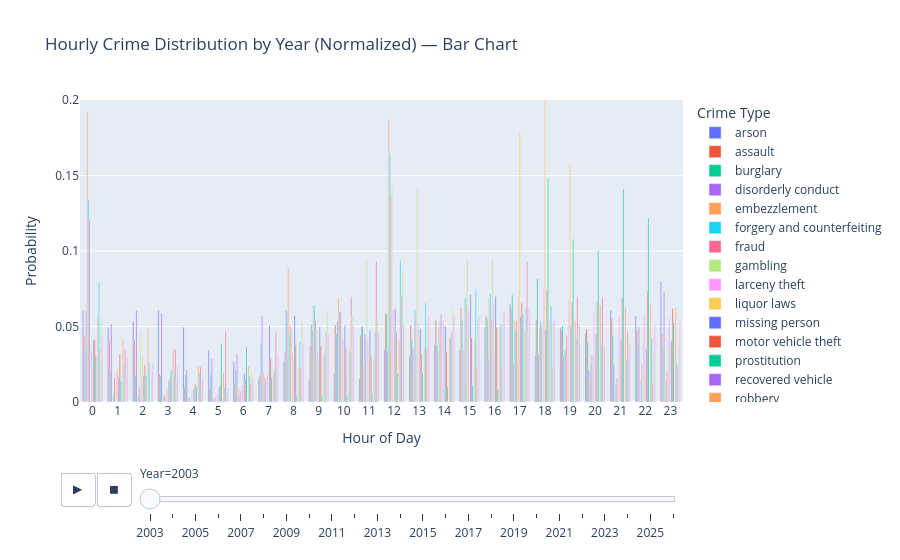

Notebook source saved alongside this figure:
### Markdown cell above
embezzelemnt, gambling, liquor laws, prostitution

### Code cell
# Animated Bar Chart
fig_bar = px.bar(
    yearly_hourly,
    x='Hour', y='NormalizedCount', color='Mapped Category',
    animation_frame='Year',
    barmode='group',
    title='Hourly Crime Distribution by Year (Normalized) — Bar Chart',
    labels={'NormalizedCount': 'Probability', 'Hour': 'Hour of Day', 'Mapped Category': 'Crime Type'},
    range_x=[-0.5, 23.5],
    range_y=[0, 0.2],
)

# Set initial visibility
for trace in fig_line.data:
    trace.visible = True if trace.name in SHOW_BY_DEFAULT else 'legendonly'

fig_bar.update_layout(
    legend=dict(orientation='v', yanchor='top', y=1, xanchor='left', x=1.02),
    margin=dict(r=200),
    xaxis=dict(tickmode='linear', tick0=0, dtick=1),
)
fig_bar.show()

### Figure 1 — Plotly figure (JSON) as saved in the notebook; plotly's stock layout.template omitted (floating-point values rounded to 4 significant figures)
{"data": [{"alignmentgroup": "True", "hovertemplate": "Crime Type=arson<br>Year=2003<br>Hour of Day=%{x}<br>Probability=%{y}<extra></extra>", "legendgroup": "arson", "marker": {"color": "#636efa", "pattern": {"shape": ""}}, "name": "arson", "offsetgroup": "arson", "orientation": "v", "showlegend": true, "textposition": "auto", "type": "bar", "x": [0, 1, 2, 3, 4, 5, 6, 7, 8, 9, 10, 11, 12, 13, 14, 15, 16, 17, 18, 19, 20, 21, 22, 23], "xaxis": "x", "y": [0.06084, 0.04943, 0.05323, 0.06084, 0.04943, 0.03422, 0.02662, 0.01521, 0.02662, 0.01521, 0.01901, 0.01521, 0.03422, 0.03042, 0.03802, 0.03422, 0.04943, 0.06464, 0.03042, 0.04943, 0.04563, 0.06084, 0.05703, 0.07985], "yaxis": "y"}, {"alignmentgroup": "True", "hovertemplate": "Crime Type=assault<br>Year=2003<br>Hour of Day=%{x}<br>Probability=%{y}<extra></extra>", "legendgroup": "assault", "marker": {"color": "#EF553B", "pattern": {"shape": ""}}, "name": "assault", "offsetgroup": "assault", "orientation": "v", "showlegend": true, "textposition": "auto", "type": "bar", "x": [0, 1, 2, 3, 4, 5, 6, 7, 8, 9, 10, 11, 12, 13, 14, 15, 16, 17, 18, 19, 20, 21, 22, 23], "xaxis": "x", "y": [0.04401, 0.04054, 0.04087, 0.01821, 0.009648, 0.008347, 0.01247, 0.01756, 0.03306, 0.03729, 0.05095, 0.04401, 0.05821, 0.05062, 0.0542, 0.06244, 0.05691, 0.06168, 0.0542, 0.04802, 0.04835, 0.05507, 0.04802, 0.04531], "yaxis": "y"}, {"alignmentgroup": "True", "hovertemplate": "Crime Type=burglary<br>Year=2003<br>Hour of Day=%{x}<br>Probability=%{y}<extra></extra>", "legendgroup": "burglary", "marker": {"color": "#00cc96", "pattern": {"shape": ""}}, "name": "burglary", "offsetgroup": "burglary", "orientation": "v", "showlegend": true, "textposition": "auto", "type": "bar", "x": [0, 1, 2, 3, 4, 5, 6, 7, 8, 9, 10, 11, 12, 13, 14, 15, 16, 17, 18, 19, 20, 21, 22, 23], "xaxis": "x", "y": [0.03479, 0.01937, 0.01739, 0.01739, 0.01829, 0.01811, 0.0208, 0.03909, 0.06061, 0.05128, 0.04501, 0.04985, 0.05881, 0.0416, 0.03748, 0.05469, 0.05505, 0.07083, 0.08141, 0.05056, 0.03963, 0.04339, 0.03819, 0.0364], "yaxis": "y"}, {"alignmentgroup": "True", "hovertemplate": "Crime Type=disorderly conduct<br>Year=2003<br>Hour of Day=%{x}<br>Probability=%{y}<extra></extra>", "legendgroup": "disorderly conduct", "marker": {"color": "#ab63fa", "pattern": {"shape": ""}}, "name": "disorderly conduct", "offsetgroup": "disorderly conduct", "orientation": "v", "showlegend": true, "textposition": "auto", "type": "bar", "x": [0, 1, 2, 3, 4, 5, 6, 7, 8, 9, 10, 11, 12, 13, 14, 15, 16, 17, 18, 19, 20, 21, 22, 23], "xaxis": "x", "y": [0.0605, 0.0516, 0.0605, 0.05872, 0.02135, 0.02847, 0.03203, 0.05694, 0.05872, 0.04804, 0.05338, 0.04982, 0.03381, 0.03559, 0.03203, 0.03381, 0.02847, 0.02491, 0.03203, 0.03025, 0.02135, 0.02491, 0.04982, 0.07295], "yaxis": "y"}, {"alignmentgroup": "True", "hovertemplate": "Crime Type=embezzlement<br>Year=2003<br>Hour of Day=%{x}<br>Probability=%{y}<extra></extra>", "legendgroup": "embezzlement", "marker": {"color": "#FFA15A", "pattern": {"shape": ""}}, "name": "embezzlement", "offsetgroup": "embezzlement", "orientation": "v", "showlegend": true, "textposition": "auto", "type": "bar", "x": [0, 1, 2, 3, 4, 5, 6, 7, 8, 9, 10, 11, 12, 13, 14, 15, 16, 17, 18, 19, 20, 21, 22, 23], "xaxis": "x", "y": [0.1921, 0.0, 0.0, 0.0, 0.0, 0.0, 0.009852, 0.0197, 0.08867, 0.06404, 0.06897, 0.02463, 0.1872, 0.0197, 0.04926, 0.03448, 0.06897, 0.05419, 0.04926, 0.03448, 0.01478, 0.004926, 0.0, 0.01478], "yaxis": "y"}, {"alignmentgroup": "True", "hovertemplate": "Crime Type=forgery and counterfeiting<br>Year=2003<br>Hour of Day=%{x}<br>Probability=%{y}<extra></extra>", "legendgroup": "forgery and counterfeiting", "marker": {"color": "#19d3f3", "pattern": {"shape": ""}}, "name": "forgery and counterfeiting", "offsetgroup": "forgery and counterfeiting", "orientation": "v", "showlegend": true, "textposition": "auto", "type": "bar", "x": [0, 1, 2, 3, 4, 5, 6, 7, 8, 9, 10, 11, 12, 13, 14, 15, 16, 17, 18, 19, 20, 21, 22, 23], "xaxis": "x", "y": [0.1341, 0.004661, 0.004661, 0.003625, 0.003107, 0.002071, 0.003107, 0.01139, 0.04454, 0.06422, 0.05955, 0.04505, 0.1647, 0.06059, 0.05386, 0.06939, 0.07147, 0.04816, 0.05334, 0.03366, 0.02486, 0.01191, 0.0145, 0.01346], "yaxis": "y"}, {"alignmentgroup": "True", "hovertemplate": "Crime Type=fraud<br>Year=2003<br>Hour of Day=%{x}<br>Probability=%{y}<extra></extra>", "legendgroup": "fraud", "marker": {"color": "#FF6692", "pattern": {"shape": ""}}, "name": "fraud", "offsetgroup": "fraud", "orientation": "v", "showlegend": true, "textposition": "auto", "type": "bar", "x": [0, 1, 2, 3, 4, 5, 6, 7, 8, 9, 10, 11, 12, 13, 14, 15, 16, 17, 18, 19, 20, 21, 22, 23], "xaxis": "x", "y": [0.1209, 0.01583, 0.01015, 0.00487, 0.002029, 0.003247, 0.007305, 0.01583, 0.04992, 0.05357, 0.05966, 0.04261, 0.1376, 0.05844, 0.05844, 0.06412, 0.05479, 0.05398, 0.04992, 0.04383, 0.03125, 0.01583, 0.02516, 0.0207], "yaxis": "y"}, {"alignmentgroup": "True", "hovertemplate": "Crime Type=gambling<br>Year=2003<br>Hour of Day=%{x}<br>Probability=%{y}<extra></extra>", "legendgroup": "gambling", "marker": {"color": "#B6E880", "pattern": {"shape": ""}}, "name": "gambling", "offsetgroup": "gambling", "orientation": "v", "showlegend": true, "textposition": "auto", "type": "bar", "x": [0, 1, 2, 3, 4, 5, 6, 7, 8, 9, 10, 11, 12, 13, 14, 15, 16, 17, 18, 19, 20, 21, 22, 23], "xaxis": "x", "y": [0.0, 0.0, 0.04762, 0.0, 0.0, 0.0, 0.0, 0.0, 0.04762, 0.04762, 0.04762, 0.09524, 0.1429, 0.1429, 0.04762, 0.09524, 0.09524, 0.04762, 0.04762, 0.0, 0.0, 0.0, 0.04762, 0.04762], "yaxis": "y"}, {"alignmentgroup": "True", "hovertemplate": "Crime Type=larceny theft<br>Year=2003<br>Hour of Day=%{x}<br>Probability=%{y}<extra></extra>", "legendgroup": "larceny theft", "marker": {"color": "#FF97FF", "pattern": {"shape": ""}}, "name": "larceny theft", "offsetgroup": "larceny theft", "orientation": "v", "showlegend": true, "textposition": "auto", "type": "bar", "x": [0, 1, 2, 3, 4, 5, 6, 7, 8, 9, 10, 11, 12, 13, 14, 15, 16, 17, 18, 19, 20, 21, 22, 23], "xaxis": "x", "y": [0.03339, 0.02026, 0.01486, 0.008417, 0.005437, 0.005195, 0.01091, 0.01889, 0.03266, 0.03318, 0.04152, 0.04128, 0.06137, 0.05187, 0.05413, 0.06013, 0.06452, 0.06931, 0.07652, 0.06774, 0.05896, 0.05642, 0.05759, 0.05545], "yaxis": "y"}, {"alignmentgroup": "True", "hovertemplate": "Crime Type=liquor laws<br>Year=2003<br>Hour of Day=%{x}<br>Probability=%{y}<extra></extra>", "legendgroup": "liquor laws", "marker": {"color": "#FECB52", "pattern": {"shape": ""}}, "name": "liquor laws", "offsetgroup": "liquor laws", "orientation": "v", "showlegend": true, "textposition": "auto", "type": "bar", "x": [0, 1, 2, 3, 4, 5, 6, 7, 8, 9, 10, 11, 12, 13, 14, 15, 16, 17, 18, 19, 20, 21, 22, 23], "xaxis": "x", "y": [0.02239, 0.02239, 0.02985, 0.007463, 0.0, 0.0, 0.0, 0.0, 0.02985, 0.02985, 0.02239, 0.03731, 0.02985, 0.04478, 0.02985, 0.0, 0.05224, 0.1791, 0.2015, 0.1567, 0.02239, 0.02985, 0.01493, 0.03731], "yaxis": "y"}, {"alignmentgroup": "True", "hovertemplate": "Crime Type=missing person<br>Year=2003<br>Hour of Day=%{x}<br>Probability=%{y}<extra></extra>", "legendgroup": "missing person", "marker": {"color": "#636efa", "pattern": {"shape": ""}}, "name": "missing person", "offsetgroup": "missing person", "orientation": "v", "showlegend": true, "textposition": "auto", "type": "bar", "x": [0, 1, 2, 3, 4, 5, 6, 7, 8, 9, 10, 11, 12, 13, 14, 15, 16, 17, 18, 19, 20, 21, 22, 23], "xaxis": "x", "y": [0.04132, 0.01653, 0.01763, 0.01377, 0.008264, 0.009917, 0.01873, 0.05069, 0.0573, 0.04959, 0.05069, 0.04738, 0.06171, 0.04848, 0.05014, 0.07107, 0.06997, 0.05675, 0.04793, 0.05014, 0.04463, 0.04132, 0.03526, 0.04077], "yaxis": "y"}, {"alignmentgroup": "True", "hovertemplate": "Crime Type=motor vehicle theft<br>Year=2003<br>Hour of Day=%{x}<br>Probability=%{y}<extra></extra>", "legendgroup": "motor vehicle theft", "marker": {"color": "#EF553B", "pattern": {"shape": ""}}, "name": "motor vehicle theft", "offsetgroup": "motor vehicle theft", "orientation": "v", "showlegend": true, "textposition": "auto", "type": "bar", "x": [0, 1, 2, 3, 4, 5, 6, 7, 8, 9, 10, 11, 12, 13, 14, 15, 16, 17, 18, 19, 20, 21, 22, 23], "xaxis": "x", "y": [0.04112, 0.03145, 0.02434, 0.01584, 0.01176, 0.01083, 0.01456, 0.02865, 0.03797, 0.03716, 0.03599, 0.03029, 0.04671, 0.03192, 0.03343, 0.04275, 0.0495, 0.06546, 0.07432, 0.06581, 0.06581, 0.06896, 0.0735, 0.06185], "yaxis": "y"}, {"alignmentgroup": "True", "hovertemplate": "Crime Type=prostitution<br>Year=2003<br>Hour of Day=%{x}<br>Probability=%{y}<extra></extra>", "legendgroup": "prostitution", "marker": {"color": "#00cc96", "pattern": {"shape": ""}}, "name": "prostitution", "offsetgroup": "prostitution", "orientation": "v", "showlegend": true, "textposition": "auto", "type": "bar", "x": [0, 1, 2, 3, 4, 5, 6, 7, 8, 9, 10, 11, 12, 13, 14, 15, 16, 17, 18, 19, 20, 21, 22, 23], "xaxis": "x", "y": [0.03026, 0.01396, 0.01784, 0.02095, 0.01009, 0.03879, 0.03646, 0.01629, 0.003879, 0.004655, 0.004655, 0.005431, 0.01862, 0.01939, 0.01009, 0.01086, 0.007758, 0.05818, 0.1482, 0.1078, 0.1001, 0.1412, 0.1218, 0.05275], "yaxis": "y"}, {"alignmentgroup": "True", "hovertemplate": "Crime Type=recovered vehicle<br>Year=2003<br>Hour of Day=%{x}<br>Probability=%{y}<extra></extra>", "legendgroup": "recovered vehicle", "marker": {"color": "#ab63fa", "pattern": {"shape": ""}}, "name": "recovered vehicle", "offsetgroup": "recovered vehicle", "orientation": "v", "showlegend": true, "textposition": "auto", "type": "bar", "x": [0, 1, 2, 3, 4, 5, 6, 7, 8, 9, 10, 11, 12, 13, 14, 15, 16, 17, 18, 19, 20, 21, 22, 23], "xaxis": "x", "y": [0.0, 0.0, 0.0, 0.0, 0.0, 0.0, 0.0, 0.0, 0.0, 0.0, 0.0, 0.0, 0.0, 0.0, 0.0, 0.0, 0.0, 0.0, 0.0, 0.0, 0.0, 0.0, 0.0, 0.0], "yaxis": "y"}, {"alignmentgroup": "True", "hovertemplate": "Crime Type=robbery<br>Year=2003<br>Hour of Day=%{x}<br>Probability=%{y}<extra></extra>", "legendgroup": "robbery", "marker": {"color": "#FFA15A", "pattern": {"shape": ""}}, "name": "robbery", "offsetgroup": "robbery", "orientation": "v", "showlegend": true, "textposition": "auto", "type": "bar", "x": [0, 1, 2, 3, 4, 5, 6, 7, 8, 9, 10, 11, 12, 13, 14, 15, 16, 17, 18, 19, 20, 21, 22, 23], "xaxis": "x", "y": [0.057, 0.04238, 0.04859, 0.03544, 0.02375, 0.01936, 0.02375, 0.01863, 0.02229, 0.02959, 0.03471, 0.02813, 0.04019, 0.03617, 0.04165, 0.04056, 0.04823, 0.04713, 0.05407, 0.05407, 0.0643, 0.06248, 0.06503, 0.06248], "yaxis": "y"}, {"alignmentgroup": "True", "hovertemplate": "Crime Type=stolen property<br>Year=2003<br>Hour of Day=%{x}<br>Probability=%{y}<extra></extra>", "legendgroup": "stolen property", "marker": {"color": "#19d3f3", "pattern": {"shape": ""}}, "name": "stolen property", "offsetgroup": "stolen property", "orientation": "v", "showlegend": true, "textposition": "auto", "type": "bar", "x": [0, 1, 2, 3, 4, 5, 6, 7, 8, 9, 10, 11, 12, 13, 14, 15, 16, 17, 18, 19, 20, 21, 22, 23], "xaxis": "x", "y": [0.07963, 0.02576, 0.02576, 0.02108, 0.01874, 0.009368, 0.01639, 0.02108, 0.03981, 0.03279, 0.03279, 0.04684, 0.09368, 0.06557, 0.04215, 0.07494, 0.05152, 0.06323, 0.06323, 0.04215, 0.03747, 0.0281, 0.04215, 0.02576], "yaxis": "y"}, {"alignmentgroup": "True", "hovertemplate": "Crime Type=suicide<br>Year=2003<br>Hour of Day=%{x}<br>Probability=%{y}<extra></extra>", "legendgroup": "suicide", "marker": {"color": "#FF6692", "pattern": {"shape": ""}}, "name": "suicide", "offsetgroup": "suicide", "orientation": "v", "showlegend": true, "textposition": "auto", "type": "bar", "x": [0, 1, 2, 3, 4, 5, 6, 7, 8, 9, 10, 11, 12, 13, 14, 15, 16, 17, 18, 19, 20, 21, 22, 23], "xaxis": "x", "y": [0.03488, 0.03488, 0.0, 0.03488, 0.02326, 0.04651, 0.01163, 0.04651, 0.02326, 0.04651, 0.06977, 0.09302, 0.06977, 0.03488, 0.04651, 0.02326, 0.02326, 0.09302, 0.02326, 0.06977, 0.06977, 0.04651, 0.01163, 0.02326], "yaxis": "y"}, {"alignmentgroup": "True", "hovertemplate": "Crime Type=suspicious occ<br>Year=2003<br>Hour of Day=%{x}<br>Probability=%{y}<extra></extra>", "legendgroup": "suspicious occ", "marker": {"color": "#B6E880", "pattern": {"shape": ""}}, "name": "suspicious occ", "offsetgroup": "suspicious occ", "orientation": "v", "showlegend": true, "textposition": "auto", "type": "bar", "x": [0, 1, 2, 3, 4, 5, 6, 7, 8, 9, 10, 11, 12, 13, 14, 15, 16, 17, 18, 19, 20, 21, 22, 23], "xaxis": "x", "y": [0.05319, 0.01956, 0.01512, 0.0146, 0.01147, 0.007823, 0.01851, 0.02477, 0.05241, 0.05997, 0.05684, 0.0558, 0.08709, 0.05293, 0.06102, 0.05737, 0.05841, 0.04589, 0.05241, 0.05007, 0.03651, 0.0399, 0.03207, 0.03625], "yaxis": "y"}, {"alignmentgroup": "True", "hovertemplate": "Crime Type=warrant<br>Year=2003<br>Hour of Day=%{x}<br>Probability=%{y}<extra></extra>", "legendgroup": "warrant", "marker": {"color": "#FF97FF", "pattern": {"shape": ""}}, "name": "warrant", "offsetgroup": "warrant", "orientation": "v", "showlegend": true, "textposition": "auto", "type": "bar", "x": [0, 1, 2, 3, 4, 5, 6, 7, 8, 9, 10, 11, 12, 13, 14, 15, 16, 17, 18, 19, 20, 21, 22, 23], "xaxis": "x", "y": [0.04268, 0.0293, 0.02489, 0.02347, 0.01544, 0.009293, 0.01544, 0.03071, 0.03843, 0.04457, 0.05009, 0.04568, 0.05087, 0.05733, 0.05796, 0.0567, 0.05954, 0.06206, 0.05481, 0.05056, 0.03623, 0.03875, 0.05135, 0.05387], "yaxis": "y"}], "layout": {"barmode": "group", "legend": {"orientation": "v", "title": {"text": "Crime Type"}, "tracegroupgap": 0, "x": 1.02, "xanchor": "left", "y": 1, "yanchor": "top"}, "margin": {"r": 200}, "sliders": [{"active": 0, "currentvalue": {"prefix": "Year="}, "len": 0.9, "pad": {"b": 10, "t": 60}, "steps": [{"args": [["2003"], {"frame": {"duration": 0, "redraw": true}, "fromcurrent": true, "mode": "immediate", "transition": {"duration": 0, "easing": "linear"}}], "label": "2003", "method": "animate"}, {"args": [["2004"], {"frame": {"duration": 0, "redraw": true}, "fromcurrent": true, "mode": "immediate", "transition": {"duration": 0, "easing": "linear"}}], "label": "2004", "method": "animate"}, {"args": [["2005"], {"frame": {"duration": 0, "redraw": true}, "fromcurrent": true, "mode": "immediate", "transition": {"duration": 0, "easing": "linear"}}], "label": "2005", "method": "animate"}, {"args": [["2006"], {"frame": {"duration": 0, "redraw": true}, "fromcurrent": true, "mode": "immediate", "transition": {"duration": 0, "easing": "linear"}}], "label": "2006", "method": "animate"}, {"args": [["2007"], {"frame": {"duration": 0, "redraw": true}, "fromcurrent": true, "mode": "immediate", "transition": {"duration": 0, "easing": "linear"}}], "label": "2007", "method": "animate"}, {"args": [["2008"], {"frame": {"duration": 0, "redraw": true}, "fromcurrent": true, "mode": "immediate", "transition": {"duration": 0, "easing": "linear"}}], "label": "2008", "method": "animate"}, {"args": [["2009"], {"frame": {"duration": 0, "redraw": true}, "fromcurrent": true, "mode": "immediate", "transition": {"duration": 0, "easing": "linear"}}], "label": "2009", "method": "animate"}, {"args": [["2010"], {"frame": {"duration": 0, "redraw": true}, "fromcurrent": true, "mode": "immediate", "transition": {"duration": 0, "easing": "linear"}}], "label": "2010", "method": "animate"}, {"args": [["2011"], {"frame": {"duration": 0, "redraw": true}, "fromcurrent": true, "mode": "immediate", "transition": {"duration": 0, "easing": "linear"}}], "label": "2011", "method": "animate"}, {"args": [["2012"], {"frame": {"duration": 0, "redraw": true}, "fromcurrent": true, "mode": "immediate", "transition": {"duration": 0, "easing": "linear"}}], "label": "2012", "method": "animate"}, {"args": [["2013"], {"frame": {"duration": 0, "redraw": true}, "fromcurrent": true, "mode": "immediate", "transition": {"duration": 0, "easing": "linear"}}], "label": "2013", "method": "animate"}, {"args": [["2014"], {"frame": {"duration": 0, "redraw": true}, "fromcurrent": true, "mode": "immediate", "transition": {"duration": 0, "easing": "linear"}}], "label": "2014", "method": "animate"}, {"args": [["2015"], {"frame": {"duration": 0, "redraw": true}, "fromcurrent": true, "mode": "immediate", "transition": {"duration": 0, "easing": "linear"}}], "label": "2015", "method": "animate"}, {"args": [["2016"], {"frame": {"duration": 0, "redraw": true}, "fromcurrent": true, "mode": "immediate", "transition": {"duration": 0, "easing": "linear"}}], "label": "2016", "method": "animate"}, {"args": [["2017"], {"frame": {"duration": 0, "redraw": true}, "fromcurrent": true, "mode": "immediate", "transition": {"duration": 0, "easing": "linear"}}], "label": "2017", "method": "animate"}, {"args": [["2018"], {"frame": {"duration": 0, "redraw": true}, "fromcurrent": true, "mode": "immediate", "transition": {"duration": 0, "easing": "linear"}}], "label": "2018", "method": "animate"}, {"args": [["2019"], {"frame": {"duration": 0, "redraw": true}, "fromcurrent": true, "mode": "immediate", "transition": {"duration": 0, "easing": "linear"}}], "label": "2019", "method": "animate"}, {"args": [["2020"], {"frame": {"duration": 0, "redraw": true}, "fromcurrent": true, "mode": "immediate", "transition": {"duration": 0, "easing": "linear"}}], "label": "2020", "method": "animate"}, {"args": [["2021"], {"frame": {"duration": 0, "redraw": true}, "fromcurrent": true, "mode": "immediate", "transition": {"duration": 0, "easing": "linear"}}], "label": "2021", "method": "animate"}, {"args": [["2022"], {"frame": {"duration": 0, "redraw": true}, "fromcurrent": true, "mode": "immediate", "transition": {"duration": 0, "easing": "linear"}}], "label": "2022", "method": "animate"}, {"args": [["2023"], {"frame": {"duration": 0, "redraw": true}, "fromcurrent": true, "mode": "immediate", "transition": {"duration": 0, "easing": "linear"}}], "label": "2023", "method": "animate"}, {"args": [["2024"], {"frame": {"duration": 0, "redraw": true}, "fromcurrent": true, "mode": "immediate", "transition": {"duration": 0, "easing": "linear"}}], "label": "2024", "method": "animate"}, {"args": [["2025"], {"frame": {"duration": 0, "redraw": true}, "fromcurrent": true, "mode": "immediate", "transition": {"duration": 0, "easing": "linear"}}], "label": "2025", "method": "animate"}, {"args": [["2026"], {"frame": {"duration": 0, "redraw": true}, "fromcurrent": true, "mode": "immediate", "transition": {"duration": 0, "easing": "linear"}}], "label": "2026", "method": "animate"}], "x": 0.1, "xanchor": "left", "y": 0, "yanchor": "top"}], "title": {"text": "Hourly Crime Distribution by Year (Normalized) — Bar Chart"}, "updatemenus": [{"buttons": [{"args": [null, {"frame": {"duration": 500, "redraw": true}, "fromcurrent": true, "mode": "immediate", "transition": {"duration": 500, "easing": "linear"}}], "label": "&#9654;", "method": "animate"}, {"args": [[null], {"frame": {"duration": 0, "redraw": true}, "fromcurrent": true, "mode": "immediate", "transition": {"duration": 0, "easing": "linear"}}], "label": "&#9724;", "method": "animate"}], "direction": "left", "pad": {"r": 10, "t": 70}, "showactive": false, "type": "buttons", "x": 0.1, "xanchor": "right", "y": 0, "yanchor": "top"}], "xaxis": {"anchor": "y", "domain": [0, 1], "dtick": 1, "range": [-0.5, 23.5], "tick0": 0, "tickmode": "linear", "title": {"text": "Hour of Day"}}, "yaxis": {"anchor": "x", "domain": [0, 1], "range": [0, 0.2], "title": {"text": "Probability"}}}}
